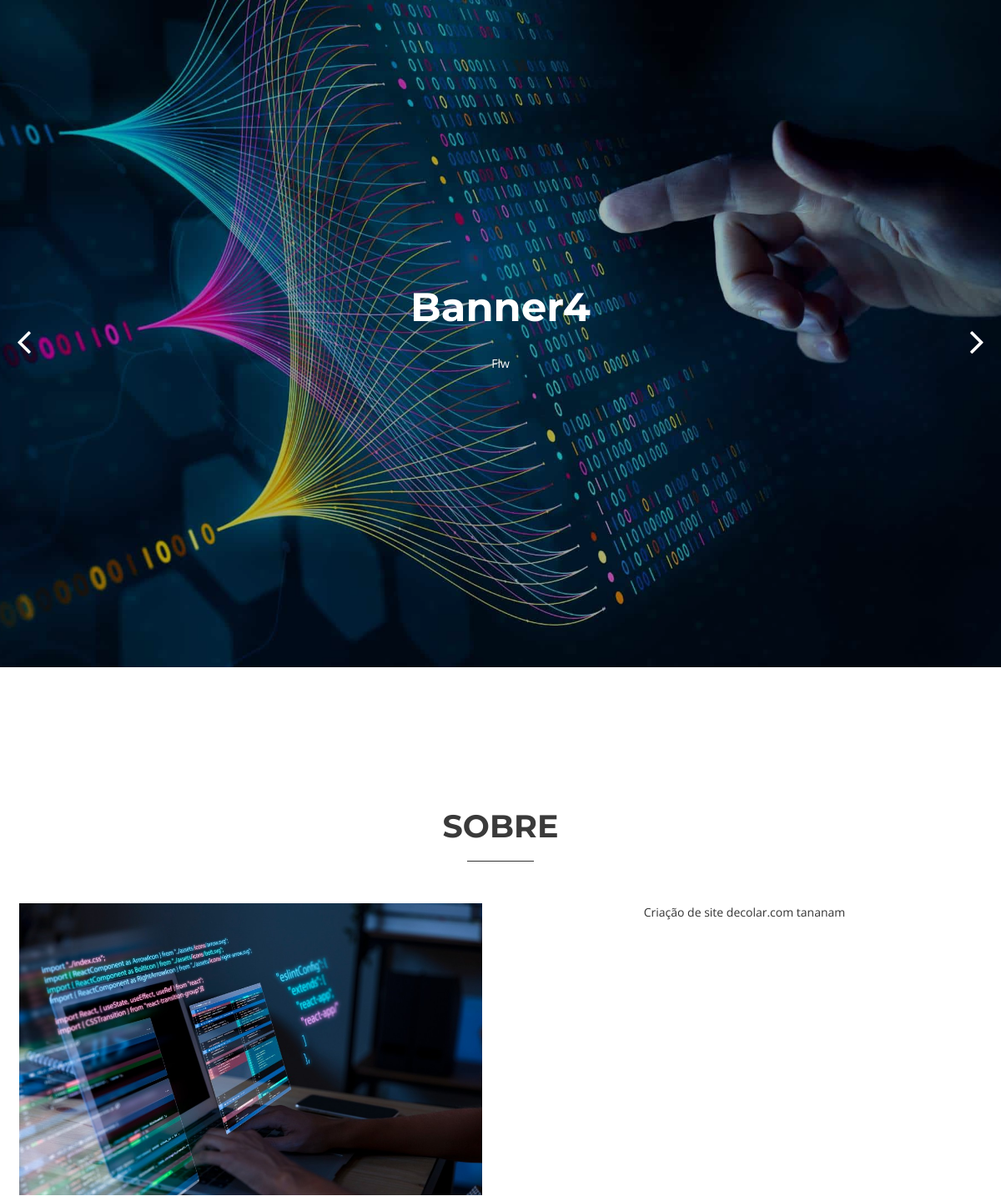
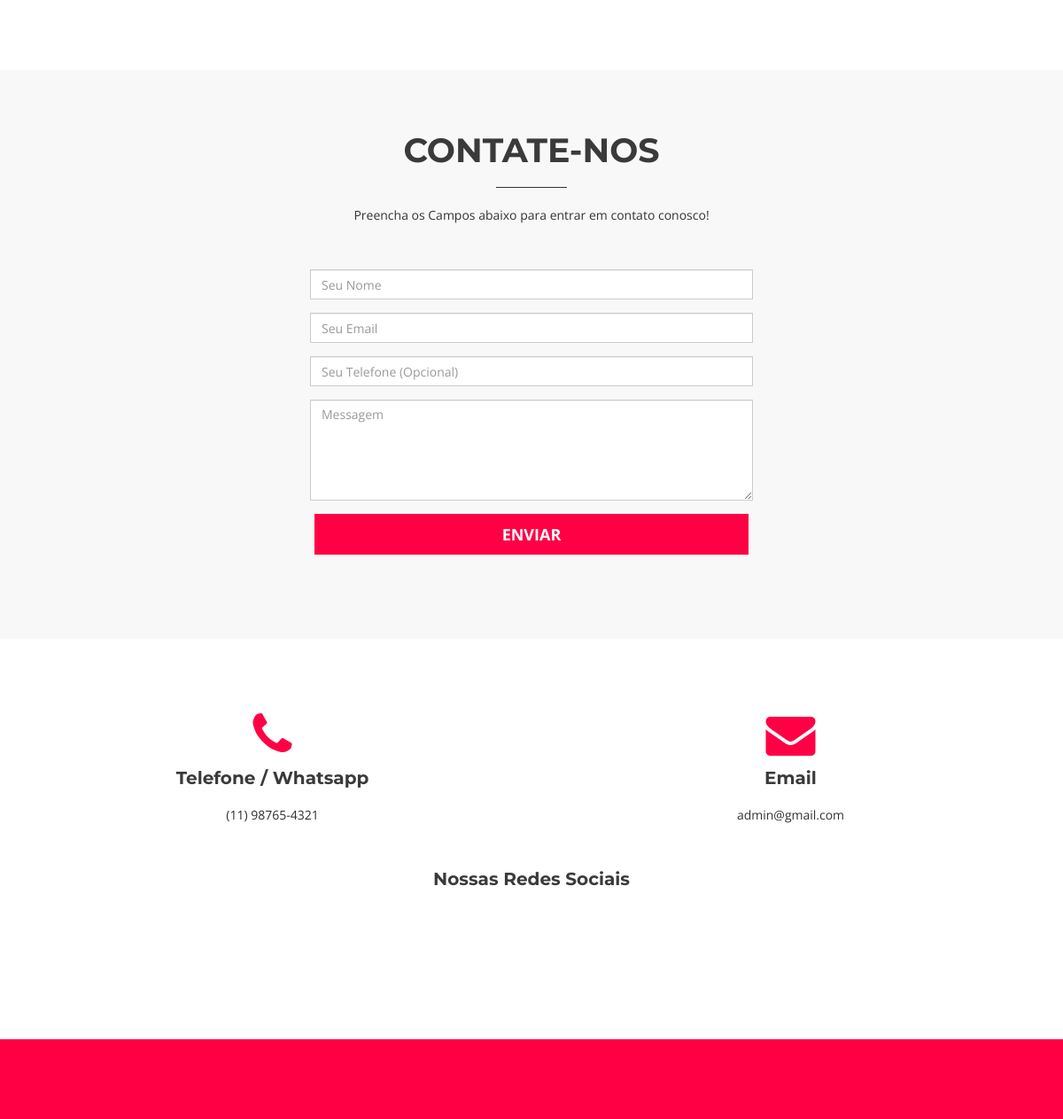
The page / on the database its author committed (2 pictures, top to bottom).
### tables this page shows
CREATE TABLE `banner` (
  `id` int(11) NOT NULL,
  `titulo` varchar(50) NOT NULL,
  `subtitulo` varchar(255) NOT NULL,
  `imagem` varchar(100) NOT NULL
);

CREATE TABLE `sobre` (
  `id` int(11) NOT NULL,
  `titulo` varchar(50) NOT NULL,
  `subtitulo` varchar(255) NOT NULL,
  `descricao` text NOT NULL,
  `imagem` varchar(100) NOT NULL,
  `video` varchar(100) NOT NULL,
  `exibir` varchar(20) NOT NULL
);

CREATE TABLE `config` (
  `id` int(11) NOT NULL,
  `nome` varchar(80) NOT NULL,
  `email` varchar(50) NOT NULL,
  `senha` varchar(50) NOT NULL,
  `telefone` varchar(20) NOT NULL,
  `endereco` varchar(100) NOT NULL,
  `logo` varchar(80) NOT NULL,
  `icone` varchar(80) NOT NULL,
  `instagram` varchar(80) NOT NULL,
  `twitter` varchar(80) NOT NULL,
  `linkedin` varchar(80) NOT NULL,
  `facebook` varchar(80) NOT NULL,
  `youtube` varchar(80) NOT NULL,
  `cor` varchar(20) NOT NULL,
  `titulo_servicos` varchar(50) NOT NULL,
  `subtitulo_servicos` varchar(255) NOT NULL,
  `titulo_trabalhos` varchar(50) NOT NULL,
  `subtitulo_trabalhos` varchar(255) NOT NULL,
  `titulo_equipe` varchar(50) NOT NULL,
  `subtitulo_equipe` varchar(255) NOT NULL,
  `titulo_contato` varchar(50) NOT NULL,
  `subtitulo_contato` varchar(255) NOT NULL,
  `texto_rodape` varchar(100) NOT NULL
);

### sistema/conexao.php (called while the page is built, shortened)
<?php
$usuario = 'root';
$senha = '';
$banco = 'neuralnet';
$servidor = 'localhost';
try {
	$pdo = new PDO("mysql:dbname=$banco;host=$servidor;charset=utf8", "$usuario", "$senha");
} catch (Exception $e) {
	echo 'Erro ao conectar com o Banco de Dados!';
	echo '<br>';
	echo $e;
}
$nome_sistema = 'NeuralNET';
$email_sistema = 'admin@gmail.com';
$telefone_sistema = '(11)98765-4321';
$endereco_sistema = '';
$senha_sistema = '123';
$query = $pdo->query("SELECT * FROM config");
$res = $query->fetchAll(PDO::FETCH_ASSOC);
$total_reg = @count($res);
if($total_reg == 0){
	$pdo->query("INSERT INTO config SET nome = '$nome_sistema', email = '$email_sistema', senha = '$senha_sistema', telefone = '$telefone_sistema', endereco = '$endereco_sistema', logo = 'logo.png', icone = 'icone.png', cor = '#00c1c1', titulo_contato = 'Contate-nos', subtitulo_contato = 'Preencha os Campos abaixo para entrar em contato conosco!'");
}else{
$email_sistema = $res[0]['email'];
$telefone_sistema = $res[0]['telefone'];
$endereco_sistema = $res[0]['endereco'];
$cor_sistema = $res[0]['cor'];
$titulo_contato = $res[0]['titulo_contato'];
$subtitulo_contato = $res[0]['subtitulo_contato'];
$whatsapp_sistema = '55'.preg_replace('/[ ()-]+/' , '' , $telefone_sistema);
}
$query = $pdo->query("SELECT * FROM sobre");
$res = $query->fetchAll(PDO::FETCH_ASSOC);
$total_reg = @count($res);
if($total_reg == 0){
	$pdo->query("INSERT INTO sobre SET titulo = 'Sobre', subtitulo = 'Subtitulo caso Exista', descricao = 'Descrição da página Sobre', imagem = 'sem-foto.jpg', exibir = 'Imagem'");
}else{
$titulo_sobre = $res[0]['titulo'];
$descricao_sobre = $res[0]['descricao'];
$imagem_sobre = $res[0]['imagem'];
$exibir_sobre = $res[0]['exibir'];
}
 ?>

### index.php (the view, shortened to what this page needs)
<?php
require_once("sistema/conexao.php")
 ?>
<!DOCTYPE html>
<html>
<head>
  <link href="css/bootstrap.min.css" rel="stylesheet" media="screen">
  <link href="css/style.css" rel="stylesheet" media="screen">
</head>
<body>
  <section id="intro">
    <div class="intro-container">
      <div id="introCarousel" class="carousel slide carousel-fade" data-ride="carousel">
        <?php
        $query = $pdo->query("SELECT * FROM banner order by id desc");
$res = $query->fetchAll(PDO::FETCH_ASSOC);
$total_reg = @count($res);
if($total_reg > 0){
         ?>
        <div class="carousel-inner" role="listbox">
          <?php
          for($i=0; $i < $total_reg; $i++){
    $titulo = $res[$i]['titulo'];
    $subtitulo = $res[$i]['subtitulo'];
    if($i == 0){
      $active = 'active';
    }else{
       $active = '';
    }
           ?>
          <div class="item <?php echo $active ?>">
            <div class="carousel-container">
              <div class="carousel-content">
                <h2 class="animated fadeInDown"><?php echo $titulo ?></h2>
                <p class="animated fadeInUp"><?php echo $subtitulo ?></p>
              </div>
            </div>
          </div>
        <?php } ?>
        </div>
      <?php } ?>
        <a class="carousel-control-prev" href="#introCarousel" role="button" data-slide="prev">
          <span class="carousel-control-prev-icon fa fa-angle-left" aria-hidden="true"></span>
        </a>
        <a class="carousel-control-next" href="#introCarousel" role="button" data-slide="next">
          <span class="carousel-control-next-icon fa fa-angle-right" aria-hidden="true"></span>
        </a>
      </div>
    </div>
  </section>
  <section id="about" class="home-section bg-white">
    <div class="container">
      <div class="row">
        <div class="col-md-offset-2 col-md-8">
          <div class="section-heading">
            <h2><?php echo $titulo_sobre ?></h2>
            <div class="heading-line"></div>
          </div>
        </div>
      </div>
      <div class="row wow fadeInUp">
        <div class="col-md-6 about-img">
          <?php if($exibir_sobre == 'Imagem'){ ?>
        <img src="sistema/img/<?php echo $imagem_sobre ?>" alt="">
        <?php }else{ ?>
           <iframe class="video-mobile" width="100%" height="320px" src="<?php echo $video_sobre ?>" frameborder="0" allow="accelerometer; autoplay; encrypted-media; gyroscope; picture-in-picture" allowfullscreen id=""></iframe>
        <?php } ?>
        </div>
        <div class="col-md-6 content">
         <?php echo $descricao_sobre ?>
        </div>
      </div>
    </div>
  </section>
  <section id="contact" class="home-section bg-gray" style="margin-top: -70px">
    <div class="container">
      <div class="row">
        <div class="col-md-offset-2 col-md-8">
          <div class="section-heading" style="margin-top: -100px">
            <h2><?php echo $titulo_contato ?></h2>
            <div class="heading-line"></div>
            <p><?php echo $subtitulo_contato ?> </p>
          </div>
        </div>
      </div>
      <div class="row">
        <div class="col-md-offset-2 col-md-8">
          <form action="enviar.php" method="post" class="form-horizontal contactForm" role="form">
            <div class="col-md-offset-2 col-md-8">
              <div class="form-group">
                <input type="text" name="nome" class="form-control" id="name" placeholder="Seu Nome" data-rule="minlen:4"
                  data-msg="Pelo menos 4 caracteres" />
              </div>
            </div>
            <div class="col-md-offset-2 col-md-8">
              <div class="form-group">
                <input type="email" class="form-control" name="email" id="email" placeholder="Seu Email" data-rule="email"
                  data-msg="Insira um email válido" />
              </div>
            </div>
            <div class="col-md-offset-2 col-md-8">
              <div class="form-group">
                <input type="text" class="form-control" name="telefone" id="telefone" placeholder="Seu Telefone (Opcional)"/>
              </div>
            </div>
            <div class="col-md-offset-2 col-md-8">
              <div class="form-group">
                <textarea class="form-control" name="mensagem" rows="5" data-rule="required" data-msg="Insira sua Mensagem"
                  placeholder="Messagem"></textarea>
              </div>
            </div>
            <div class="form-group">
              <div class="col-md-offset-2 col-md-8">
                <button type="submit" class="btn btn-theme btn-lg btn-block">Enviar</button>
              </div>
            </div>
          </form>
        </div>
      </div>
    </div>
  </section>
  <section id="bottom-widget" class="home-section bg-white" style="margin-top: -70px">
    <div class="container">
      <div class="row" style="margin-top: -70px">
        <?php if($endereco_sistema != ""){
          $colunas = 'col-md-4';
          ?>
        <div class="col-md-4">
          <div class="contact-widget wow bounceInLeft">
            <i class="fa fa-map-marker fa-4x"></i>
            <h5>Endereço</h5>
            <p>
              <?php echo $endereco_sistema ?>
            </p>
          </div>
        </div>
      <?php }else{
        $colunas = 'col-md-6';
      } ?>
        <div class="<?php echo $colunas ?>">
          <div class="contact-widget wow bounceInUp">
             <a target="_blank" href="http://api.whatsapp.com/send?1=pt_BR&phone=<?php echo $whatsapp_sistema ?>" class="link-neutro"><i class="fa fa-phone fa-4x"></i>
            <h5>Telefone / Whatsapp</h5></a>
            <p>
              <a target="_blank" href="http://api.whatsapp.com/send?1=pt_BR&phone=<?php echo $whatsapp_sistema ?>" class="link-neutro" style="color:#2e2e2e"><?php echo $telefone_sistema ?></a>
            </p>
          </div>
        </div>
        <div class="<?php echo $colunas ?>">
          <div class="contact-widget wow bounceInRight">
            <i class="fa fa-envelope fa-4x"></i>
            <h5>Email</h5>
            <p>
              <?php echo $email_sistema ?>
            </p>
          </div>
        </div>
      </div>
      <div class="row mar-top30">
        <div class="col-md-12">
          <h5>Nossas Redes Sociais</h5>
        </div>
      </div>
    </div>
  </section>
  <footer style="background: <?php echo $cor_sistema ?>">
    <div class="container">
      <div class="row">
        <div class="col-md-12">
        </div>
      </div>
    </div>
  </footer>
</body>
</html>

### css/style.css (style rules this page uses)
body { text-align: center; font-family: 'Open Sans', sans-serif; font-size: 14px; line-height: 1.6em; }
h2 { font-size: 32px; }
h5 { font-size: 20px; }
h1,h2,h3,h4,h5,h6,.h1,.h2,.h3,.h4,.h5,.h6 { color: #3a3a3a; font-weight: 700; margin-bottom: 20px; font-family: 'Montserrat', sans-serif; }
button { display: inline-block; margin-bottom: 0; margin-bottom: 10px; padding: 6px 12px; border: 1px solid transparent; vertical-align: middle; text-align: center; white-space: nowrap; font-weight: normal; font-size: 14px; line-height: 1.428571429; cursor: pointer; -webkit-user-select: none; -moz-user-select: none; -ms-user-select: none; -o-user-select: none; user-select: none; }
.btn-theme,.btn-theme:hover,.btn-theme:focus { color: #fff; }
.mar-top30 { margin-top: 30px; }
.home-section { width: 100%; padding: 150px 0px 150px 0px; }
.section-heading { margin-bottom: 50px; }
.section-heading h2 { font-size: 38px; text-transform: uppercase; }
.section-heading .heading-line { margin:0 auto; display: block; height: 1px; width: 80px; background: #333; margin-top: 10px; margin-bottom: 20px; }
.bg-white { background: #fff; }
.bg-gray { background: #f8f8f8; }
#intro { width: 100%; height: 100vh; background-color: rgba(0, 0, 0, 0.3); }
#intro .item { width: 100%; height: 100vh; background-size: cover; background-position: center; background-repeat: no-repeat; }
#intro .item::before { content: ''; background-color: rgba(0, 0, 0, 0.3); position: absolute; height: 100%; width: 100%; top: 0; right: 0; left: 0; bottom: 0; }
#intro .carousel-container { display: -webkit-box; display: -webkit-flex; display: -ms-flexbox; display: flex; -webkit-box-pack: center; -webkit-justify-content: center; -ms-flex-pack: center; justify-content: center; -webkit-box-align: center; -webkit-align-items: center; -ms-flex-align: center; align-items: center; position: absolute; bottom: 0; top: 0; left: 0; right: 0; }
#intro .carousel-content { text-align: center; }
#intro h2 { color: #fff; margin-bottom: 30px; font-size: 48px; font-weight: 700; }
#intro p { width: 70%; -webkit-animation-delay: 0.4s; animation-delay: 0.4s; margin: 0 auto 30px auto; color: #fff; }
#intro .carousel-inner .item { transition-property: opacity; background-position: center top; }
#intro .carousel-inner .item, #intro .carousel-inner .active.left, #intro .carousel-inner .active.right { opacity: 0; }
#intro .carousel-inner .active, #intro .carousel-inner .next.left, #intro .carousel-inner .prev.right { opacity: 1; transition: 0.9s; }
#intro .carousel-control-prev, #intro .carousel-control-next { color: #fff; position: absolute; top: calc(50% - 15px); }
#intro .carousel-control-prev { left: 20px; }
#intro .carousel-control-next { right: 20px; }
#intro .carousel-control-next-icon, #intro .carousel-control-prev-icon { background: none; font-size: 48px; line-height: 1; }
#about .about-img { height: 350px; overflow: hidden; }
#about .about-img img { margin-left: -15px; max-width: 100%; }
#bottom-widget { overflow: hidden; }
footer { background: #00c1c1; color: #fff; padding: 50px 0 30px; }

### css/overwrite.css (style rules this page uses)
select, textarea, input[type="text"], input[type="password"], input[type="datetime"], input[type="datetime-local"], input[type="date"], input[type="month"], input[type="time"], input[type="week"], input[type="number"], input[type="email"], input[type="url"], input[type="search"], input[type="tel"], input[type="color"], .uneditable-input { -webkit-border-radius: 0; -moz-border-radius: 0; border-radius: 0; }
.form-control { -webkit-border-radius: 0; -moz-border-radius: 0; border-radius: 0; }
.btn { font-weight: 700; text-transform: uppercase; text-shadow: none; background-image:none; border-color: none; border-bottom-color: none; -webkit-box-shadow: none; -moz-box-shadow: none; box-shadow: none; }
.btn { outline:0; -webkit-border-radius: 0; -moz-border-radius: 0; border-radius: 0; }
.btn-lg { -webkit-border-radius: 0; -moz-border-radius: 0; border-radius: 0; }

### rows shown on the page
banner: titulo "Banner4", subtitulo "Flw"
sobre: titulo "SOBRE", imagem (picture), descricao "Criação de site decolar.com tananam"
config: titulo_contato "CONTATE-NOS", subtitulo_contato "Preencha os Campos abaixo para entrar em contato conosco!", telefone "(11) 98765-4321", email "admin@gmail.com"
